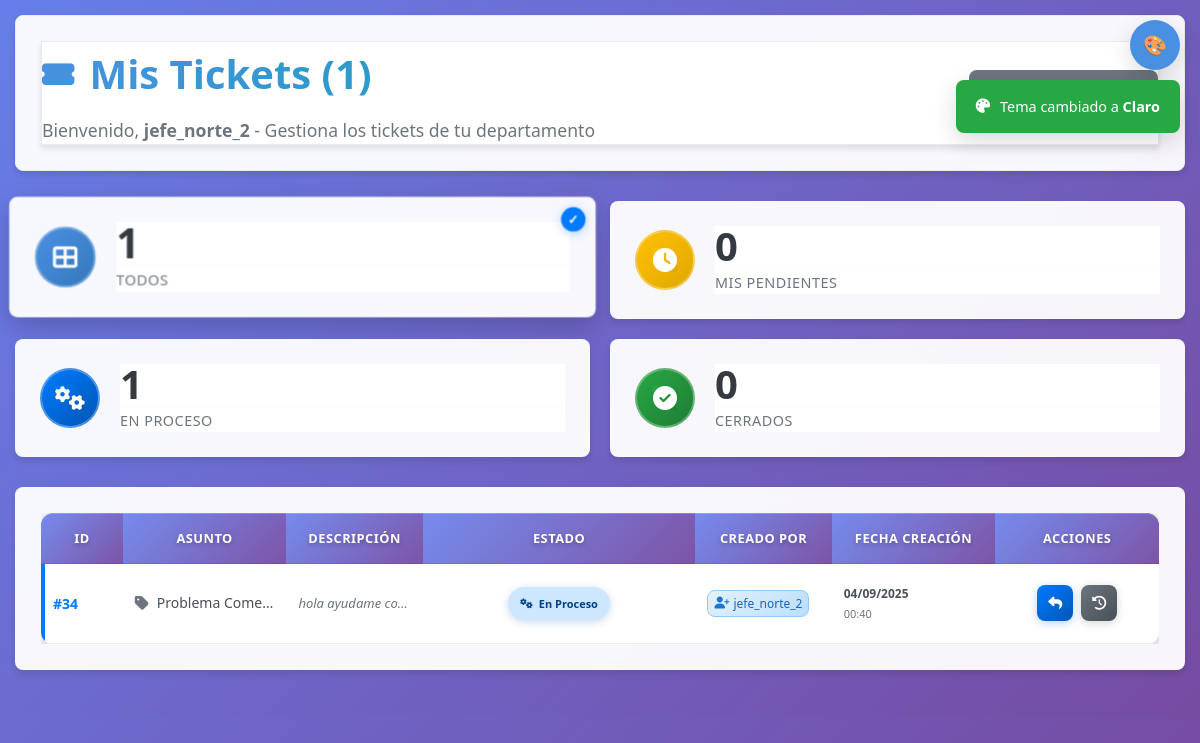
The page /Tickect/usuario/ver_tickets.php (signed in) on the database its author committed.
### tables this page shows
CREATE TABLE `tickets` (
  `id` int(11) NOT NULL,
  `categoria_id` int(11) DEFAULT NULL,
  `descripcion` text NOT NULL,
  `imagenes_pegadas` text DEFAULT NULL,
  `estado` enum('pendiente','abierto','en_proceso','cerrado') DEFAULT 'pendiente',
  `tipo_solicitud` varchar(100) DEFAULT NULL,
  `fecha_creacion` timestamp NOT NULL DEFAULT current_timestamp(),
  `usuario_id` int(11) DEFAULT NULL,
  `departamento_id` int(11) NOT NULL,
  `cliente_id` int(11) DEFAULT NULL,
  `fecha_inicio` datetime DEFAULT NULL,
  `fecha_cierre` datetime DEFAULT NULL
);

CREATE TABLE `categorias` (
  `id` int(11) NOT NULL,
  `nombre` varchar(100) NOT NULL,
  `descripcion` text DEFAULT NULL,
  `color` varchar(7) DEFAULT '#4a90e2',
  `departamento_id` int(11) DEFAULT NULL,
  `fecha_creacion` timestamp NOT NULL DEFAULT current_timestamp()
);

CREATE TABLE `usuarios` (
  `id` int(11) NOT NULL,
  `usuario` varchar(50) NOT NULL,
  `nombre` varchar(100) DEFAULT NULL,
  `clave` varchar(100) NOT NULL,
  `rol` enum('admin','usuario','cliente') NOT NULL,
  `departamento_id` int(11) DEFAULT NULL,
  `jerarquia` enum('jefe_tienda','gerente_tienda','sub_gerente_tienda','asistente_tienda') DEFAULT NULL,
  `superior_id` int(11) DEFAULT NULL
);

### Tickect/usuario/ver_tickets.php (the view, shortened to what the rows shown need)
<?php
require_once '../includes/db.php';
require_once '../includes/funciones_mensajes.php';
require_once '../includes/funciones_jerarquias.php';
$usuario_id = $_SESSION['usuario_id'];
$page = isset($_GET['page']) ? max(1, (int)$_GET['page']) : 1;
$tickets_per_page = 15;
$usuario = obtenerJerarquiaUsuario($usuario_id);
if (!$usuario) {
    $error = "No se pudo obtener la información del usuario.";
    $tickets = [];
    $total_tickets = 0;
    $total_pages = 0;
    $mis_tickets_pendientes = 0;
    $mis_tickets_asignados = 0;
    $mis_tickets_cerrados = 0;
} else {
    if ($usuario['rol'] === 'cliente' && empty($usuario['jerarquia'])) {
        $error = "No tienes una jerarquía asignada. Contacta al administrador.";
        $tickets = [];
        $total_tickets = 0;
        $total_pages = 0;
        $mis_tickets_pendientes = 0;
        $mis_tickets_asignados = 0;
        $mis_tickets_cerrados = 0;
    } else {
        $filtros = [];
        $tickets_visibles = obtenerTicketsVisibles($usuario_id, $filtros);
        $total_tickets = $tickets_visibles['total'];
        $offset = ($page - 1) * $tickets_per_page;
        $tickets = array_slice($tickets_visibles['tickets'], $offset, $tickets_per_page);
    }
}
?>
<!DOCTYPE html>
<html lang="es">
<head>
    <link rel="stylesheet" href="../css/style_usuario_ver_tickets.css?v=<?php echo time(); ?>">
    <link rel="stylesheet" href="../css/themes.css">
    <link rel="stylesheet" href="../css/global-theme-styles.css">
    <link rel="stylesheet" href="https://cdnjs.cloudflare.com/ajax/libs/font-awesome/6.5.0/css/all.min.css">
</head>
<body>
    <div class="page-container">
        <div class="header-section">
            <div class="header-content">
                <div class="header-left">
                    <h1 class="page-title">
                        <i class="fas fa-ticket-alt"></i>
                        Mis Tickets (<?php echo $total_tickets; ?>)
                    </h1>
                </div>
            </div>
        </div>
        <div class="tickets-container">
            <?php if (count($tickets) === 0): ?>
                <div class="empty-state">
                    <i class="fas fa-inbox"></i>
                    <h3>No hay tickets pendientes</h3>
                    <p>No hay tickets pendientes disponibles en tu departamento por el momento.</p>
                </div>
            <?php else: ?>
                <div class="table-container">
                    <table class="tickets-table">
                        <thead>
                            <tr>
                                <th>ID</th>
                                <th>Asunto</th>
                                <th>Descripción</th>
                                <th>Estado</th>
                                <th>Creado Por</th>
                                <th>Fecha Creación</th>
                                <th>Acciones</th>
                            </tr>
                        </thead>
                        <tbody>
                            <?php foreach ($tickets as $t): ?>
                                <tr class="ticket-row ticket-<?php echo $t['estado']; ?>"
                                    style="border-bottom: 1px solid #e9ecef; background: white; transition: all 0.3s ease; transform: translateY(0); height: 80px;"
                                    onmouseover="this.style.backgroundColor='#f8f9fa'; this.style.transform='translateY(-2px)'; this.style.boxShadow='0 4px 12px rgba(0,0,0,0.15)'"
                                    onmouseout="this.style.backgroundColor='white'; this.style.transform='translateY(0)'; this.style.boxShadow='none'">
                                    <td style="padding: 15px 12px; vertical-align: middle; width: 80px;">
                                        <span style="font-weight: 700; color: #007bff; font-size: 14px; text-shadow: 0 1px 2px rgba(0,123,255,0.1);">#<?php echo $t['id']; ?></span>
                                    </td>
                                    <td style="padding: 15px 12px; vertical-align: middle; width: 200px;">
                                        <div style="display: flex; align-items: center; height: 100%; width: 100%;">
                                            <i class="fas fa-tag" style="color: #6c757d; margin-right: 8px; transition: color 0.2s ease; flex-shrink: 0;"></i>
                                            <span style="color: #495057; font-size: 14px; font-weight: 500; overflow: hidden; text-overflow: ellipsis; white-space: nowrap; flex: 1; min-width: 0;"><?php echo htmlspecialchars($t['categoria_nombre']); ?></span>
                                        </div>
                                    </td>
                                    <td style="padding: 15px 12px; vertical-align: middle; width: 250px;">
                                        <div style="display: flex; align-items: center; height: 100%; width: 100%;">
                                            <span style="color: #6c757d; font-size: 13px; font-style: italic; overflow: hidden; text-overflow: ellipsis; white-space: nowrap; flex: 1; min-width: 0;"><?php
                                                require_once '../includes/funciones_mensajes.php';
                                                echo mostrarDescripcionSimple($t['descripcion']);
                                            ?></span>
                                        </div>
                                    </td>
                                    <td style="padding: 15px 12px; vertical-align: middle;  width: 120px;">
                                        <div style="display: flex; align-items: center; justify-content: center; height: 100%;">
                                            <?php
                                            $estado = $t['estado'];
                                            $color_fondo = '';
                                            $color_texto = '';
                                            $icono = '';
                                            $texto = '';
                                            $sombra = '';
                                            switch($estado) {
                                                case 'en_proceso':
                                                    $color_fondo = '#cce7ff';
                                                    $color_texto = '#004085';
                                                    $icono = 'fas fa-cogs';
                                                    $texto = 'En Proceso';
                                                    $sombra = '0 2px 8px rgba(0, 64, 133, 0.2)';
                                                    break;
                                            }
                                            ?>
                                            <span style="display: inline-flex; align-items: center; gap: 6px; padding: 8px 12px; border-radius: 20px; font-size: 11px; font-weight: 600; background: <?php echo $color_fondo; ?>; color: <?php echo $color_texto; ?>; box-shadow: <?php echo $sombra; ?>; transition: all 0.3s ease; transform: scale(1);"
                                                  onmouseover="this.style.transform='scale(1.05)'; this.style.boxShadow='0 4px 12px rgba(0,0,0,0.2)'"
                                                  onmouseout="this.style.transform='scale(1)'; this.style.boxShadow='<?php echo $sombra; ?>'">
                                                <i class="<?php echo $icono; ?>" style="font-size: 10px;"></i> <?php echo $texto; ?>
                                            </span>
                                        </div>
                                    </td>
                                    <td style="padding: 15px 12px; vertical-align: middle;  width: 130px;">
                                        <div style="display: flex; align-items: center; height: 100%; width: 100%;">
                                            <?php if ($t['creador_nombre']): ?>
                                                <span class="usuario-creador">
                                                    <i class="fas fa-user-plus"></i>
                                                    <?php echo htmlspecialchars($t['creador_nombre']); ?>
                                                </span>
                                            <?php endif; ?>
                                        </div>
                                    </td>
                                    <td style="padding: 15px 12px; vertical-align: middle;  width: 120px;">
                                        <div style="display: flex; flex-direction: column; justify-content: center; height: 100%;">
                                            <div style="font-weight: 600; color: #495057; font-size: 12px; margin-bottom: 2px;"><?php echo date('d/m/Y', strtotime($t['fecha_creacion'])); ?></div>
                                            <div style="color: #6c757d; font-size: 11px;"><?php echo date('H:i', strtotime($t['fecha_creacion'])); ?></div>
                                        </div>
                                    </td>
                                    <td style="padding: 15px 12px; vertical-align: middle; width: 120px;">
                                        <div style="display: flex; align-items: center; justify-content: center; height: 100%; gap: 8px;">
                                            <?php if ($t['estado'] === 'pendiente'): ?>
                                                <a href="visualizar_ticket.php?ticket_id=<?php echo $t['id']; ?>"
                                                   style="display: inline-flex; align-items: center; justify-content: center; width: 36px; height: 36px; background: linear-gradient(135deg, #17a2b8, #138496); color: white; border: none; border-radius: 8px; text-decoration: none; transition: all 0.3s ease; box-shadow: 0 2px 8px rgba(23,162,184,0.3); transform: scale(1); cursor: pointer;"
                                                   title="Visualizar ticket"
                                                   onmouseover="this.style.transform='scale(1.1)'; this.style.boxShadow='0 4px 12px rgba(23,162,184,0.4)'"
                                                   onmouseout="this.style.transform='scale(1)'; this.style.boxShadow='0 2px 8px rgba(23,162,184,0.3)'">
                                                    <i class="fas fa-eye" style="font-size: 14px;"></i>
                                                </a>
                                            <?php elseif ($t['estado'] === 'en_proceso' || $t['estado'] === 'cerrado'): ?>
                                                <a href="responder_ticket.php?ticket_id=<?php echo $t['id']; ?>"
                                                   style="display: inline-flex; align-items: center; justify-content: center; width: 36px; height: 36px; background: linear-gradient(135deg, #007bff, #0056b3); color: white; border: none; border-radius: 8px; text-decoration: none; transition: all 0.3s ease; box-shadow: 0 2px 8px rgba(0,123,255,0.3); transform: scale(1); cursor: pointer;"
                                                   title="Responder ticket"
                                                   onmouseover="this.style.transform='scale(1.1)'; this.style.boxShadow='0 4px 12px rgba(0,123,255,0.4)'"
                                                   onmouseout="this.style.transform='scale(1)'; this.style.boxShadow='0 2px 8px rgba(0,123,255,0.3)'">
                                                    <i class="fas fa-reply" style="font-size: 14px;"></i>
                                                </a>
                                                <a href="ver_historial.php?ticket_id=<?php echo $t['id']; ?>"
                                                   style="display: inline-flex; align-items: center; justify-content: center; width: 36px; height: 36px; background: linear-gradient(135deg, #6c757d, #495057); color: white; border: none; border-radius: 8px; text-decoration: none; transition: all 0.3s ease; box-shadow: 0 2px 8px rgba(108,117,125,0.3); transform: scale(1); cursor: pointer;"
                                                   title="Ver historial"
                                                   onmouseover="this.style.transform='scale(1.1)'; this.style.boxShadow='0 4px 12px rgba(108,117,125,0.4)'"
                                                   onmouseout="this.style.transform='scale(1)'; this.style.boxShadow='0 2px 8px rgba(108,117,125,0.3)'">
                                                    <i class="fas fa-history" style="font-size: 14px;"></i>
                                                </a>
                                            <?php endif; ?>
                                        </div>
                                    </td>
                                </tr>
                            <?php endforeach; ?>
                        </tbody>
                    </table>
                </div>
            <?php endif; ?>
        </div>
    </div>
</body>
</html>

### rows shown on the page
tickets: id "34", categoria.nombre "Problema Come…", descripcion "hola ayudame co…", estado "En Proceso", cliente.usuario "jefe_norte_2", fecha_creacion "04/09/2025", fecha_creacion "00:40"

### other values the page prints
$total_tickets "1"
$_SESSION['usuario_nombre'] "jefe_norte_2"
$mis_tickets_pendientes "0"
$mis_tickets_asignados "1"
$mis_tickets_cerrados "0"
